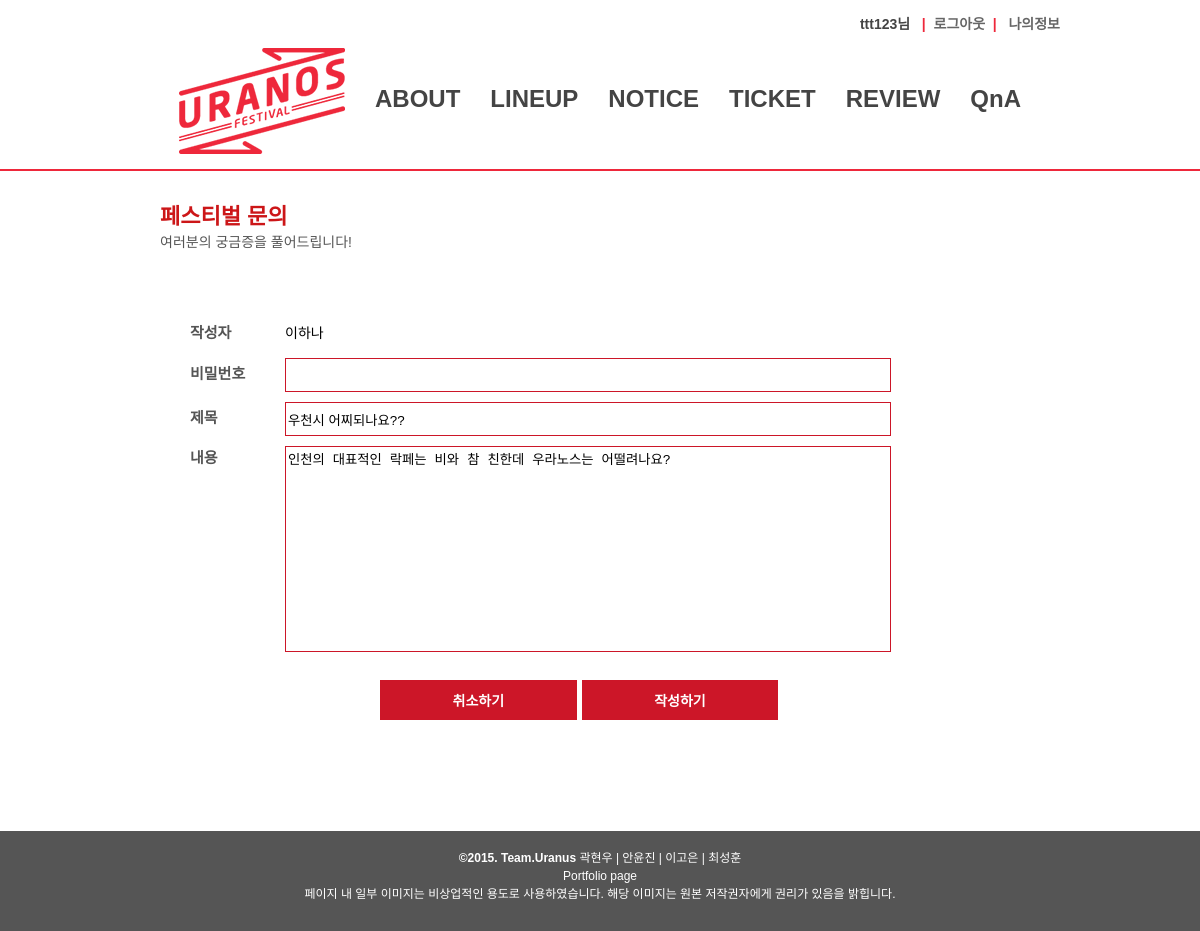
Screenshot of /qna/update_form.php?num=47 (signed in) with the database file from the repository.
### tables this page shows
CREATE TABLE IF NOT EXISTS `member` (
  `m_id` char(15) NOT NULL,
  `m_pass` varchar(15) NOT NULL,
  `m_name` varchar(20) NOT NULL,
  `m_phone` varchar(20) NOT NULL,
  `m_email` varchar(41) DEFAULT NULL,
  `reg_date` datetime NOT NULL,
  `level` int(11) DEFAULT '1',
  `m_postcode1` int(5) NOT NULL,
  `m_postcode2` int(5) NOT NULL,
  `m_roadaddr` tinytext NOT NULL,
  `m_jibunaddr` tinytext NOT NULL,
  `m_detailaddr` tinytext NOT NULL,
  PRIMARY KEY (`m_id`)
);

CREATE TABLE IF NOT EXISTS `qna` (
  `num` int(11) NOT NULL AUTO_INCREMENT,
  `idno` varchar(15) NOT NULL,
  `group_num` int(11) NOT NULL,
  `depth` int(11) NOT NULL,
  `password` varchar(100) NOT NULL,
  `name` varchar(10) NOT NULL,
  `subject` varchar(100) NOT NULL,
  `content` text NOT NULL,
  `date` datetime DEFAULT NULL,
  `hit` int(11) DEFAULT '0',
  PRIMARY KEY (`num`)
);

### qna/update_form.php (the view, shortened to what this page needs)
<?php
 $uid = $_SESSION[ses_uid];
	include "../lib/conn.php";
if(isset($_GET['num'])) {
	$num = $_GET['num'];
}
if(isset($num)) {
	$sqlq = 'select * from qna where num = ' . $num;
	$resultq = mysql_query($sqlq, $connect);
	$rowq=mysql_fetch_array($resultq);
	$subject = $rowq[subject];
	$content = $rowq[content];
}
$sql = "select * from member where m_id = '$uid'";
$result = mysql_query($sql, $connect);
$mm = mysql_fetch_array($result);
$name_sel = $mm[m_name];
?>
<!DOCTYPE html>
<html>
<head>
  <link rel="stylesheet" type="text/css" href="../css/common.css">
  <link rel="stylesheet" type="text/css" href="../css/qna_update_form.css">
</head>
<body>
  <div id="wraper">
    <header>
	<nav>
      <?php include "../lib/top_login2.php"; ?>
      <?php include "../lib/top_menu2.php"; ?>
    </nav>
	</header>
    <section>
		<h2>페스티벌 문의</h2>
		<h3>여러분의 궁금증을 풀어드립니다!</h3><br/><br/>
			<div class="update_form">
				<form name="board_form" action="./update.php" method="post">
					<div class="wirte_wrap">
						<div class="form">
							<p class="name">작성자</p><span><?php echo $name_sel; ?></span>
						</div>
						<div class="form">
							<p class="name">비밀번호</p><input type="password" name="password">
						</div>
						<div class="form">
							<p class="name">제목</p><input type="text" name="subject" value="<?=$subject?>"maxlength="30">
						</div>
						<div class="form">
							<p class="name" style="float:left">내용</p><textarea name="content" rows="5" cols="50"><?=$content?></textarea>
						</div>
							<div class="subbtn">
							<input type="button" name="button" value="취소하기" onclick="button_event()" >
						</div>
						<div class="mainbtn">
							<input type="button" onclick="check_input()" value="<?php echo isset($no)?'수정하기':'작성하기'?>">
						</div>
					</div>
				</form>
			</div>
    </section>
    <footer>
        <?php include "../lib/footer.php"; ?>
    </footer>
  </div>
</body>
</html>

### css/common.css (style rules this page uses)
html, body, div, span, object, iframe, h1, h2, h3, h4, h5, h6, p, blockquote, pre, abbr, address, cite, code, del, dfn, em, img, ins, kbd, q, samp, small, strong, sub, sup, var, b, i, dl, dt, dd, ol, ul, li, fieldset, form, label, legend, table, caption, tbody, tfoot, thead, tr, th, td, article, aside, canvas, details, figcaption, figure, footer, header, hgroup, menu, nav, section, summary, time, mark, audio, video { margin:0; padding:0; border:0; outline:0; font-size:100%; vertical-align:baseline; background:transparent; }
body { line-height:1; }
article,aside,details,figcaption,figure, footer,header,hgroup,menu,nav,section { display:block; }
input, select { vertical-align:middle; }
body { background:#ffffff; font-family: '나눔고딕',NanumGothic, Dotum, '돋움', sans-serif; max-width:100%; width:100%; }
section { width:880px; min-height:600px; padding: 30px 50px; background: #ffffff; height:100%; margin: 0 auto; }
header { max-width:100%; width:100%; text-align:center; border-bottom:2px solid #ee283b; }
nav { display:inline-block; max-width:920px; width:920px; padding: 15px 0; }
footer { width: 100%; height:100px; background: #555555; }

### css/qna_update_form.css (style rules this page uses)
section { width:880px; height: 100%; padding: 30px 50px; background: #ffffff; }
h2 { font-size: 22px; line-height:32px; color:#cc1618; font-weight:600; }
h3 { font-size: 14px; line-height:18px; color:#555555; font-weight:500; }
.update_form { margin-bottom: 50px; }
form { width: 100%; margin:0 auto; padding:30px; }
form p { display: inline-block; width:90px; line-height:30px; color: #555; font-weight:600; font-size: 15px; margin: 2px 5px 2px 0; }
form span { display: inline-block; line-height:40px; font-size: 14px; margin-right:5px; }
.form textarea { width:600px; height:200px; border:1px solid #cc1628; margin:5px 0; resize:none; }
.form input[type="text"], input[type="password"] { width:600px; height:30px; border:1px solid #cc1628; margin:5px 0; margin-right: 5px; }
.subbtn input[type="button"], input[type="reset"] { display: inline-block; float: left; width: 196.6px; margin: 20px 5px 0 0; background:#cc1628; margin-left:190px; }
.mainbtn input[type="button"] { display: inline-block; float: left; width: 196.6px; margin-top: 20px; background: #cc1628; }
input[type="button"], input[type="reset"] { cursor: pointer; display: inline-block; height: 40px; color: #ffffff; text-align: center; font-size: 14px; font-weight:600; border: 0; padding:0px; }

### rows the page displays
member: m_name "이하나"
qna: subject "우천시 어찌되나요??", content "인천의 대표적인 락페는 비와 참 친한데 우라노스는 어떨려나요?"

### other values shown
$_SESSION['ses_uid'] "ttt123"
